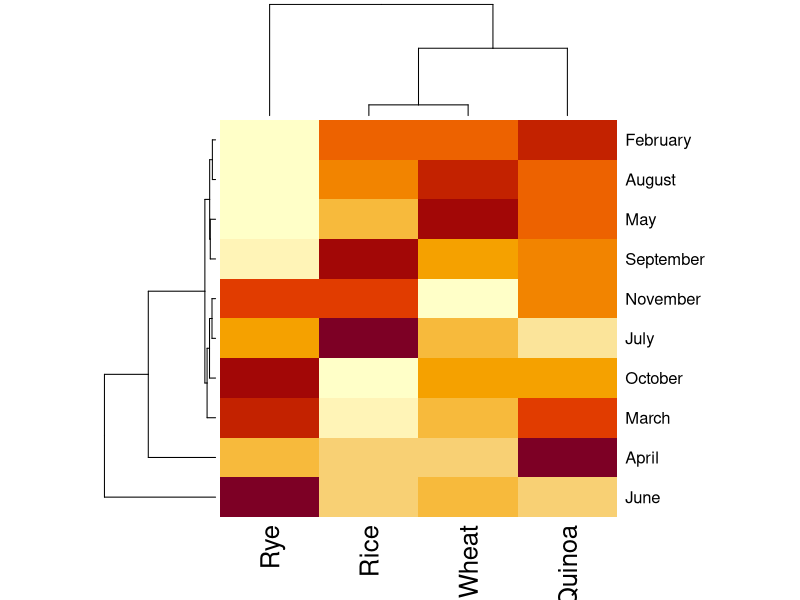
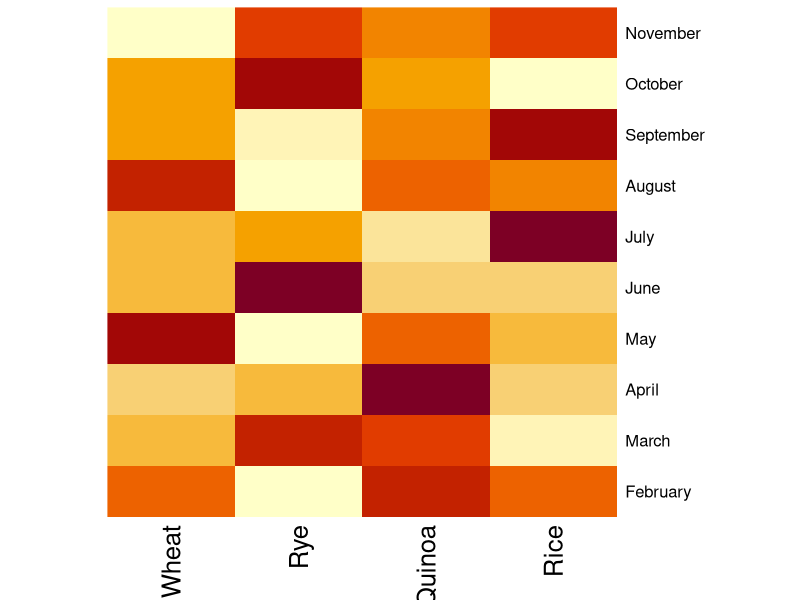
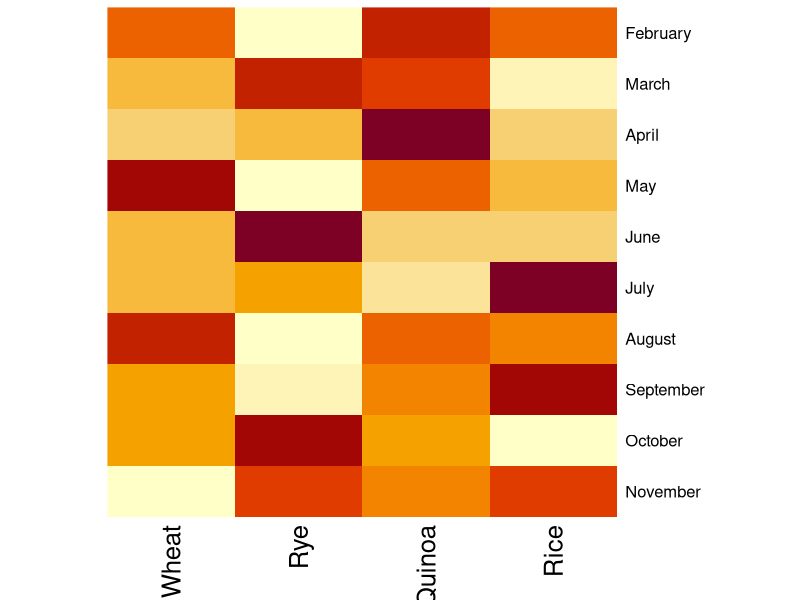
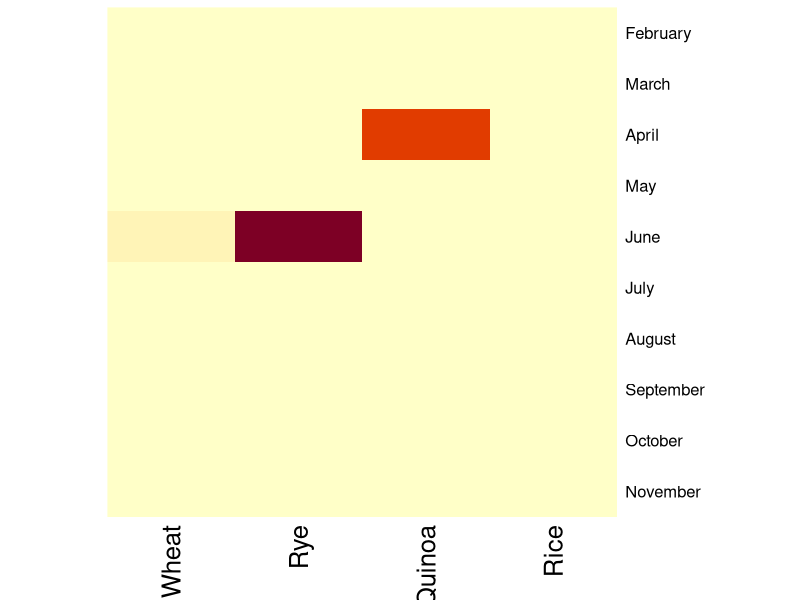
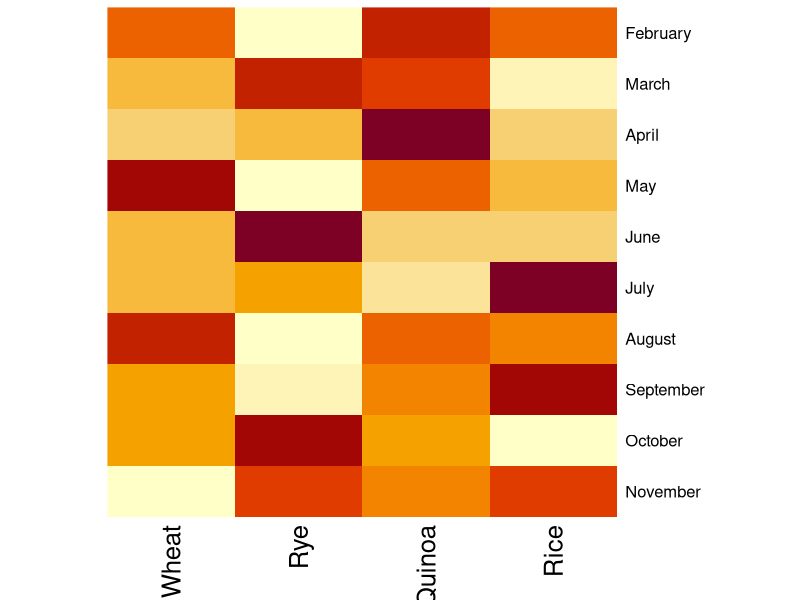
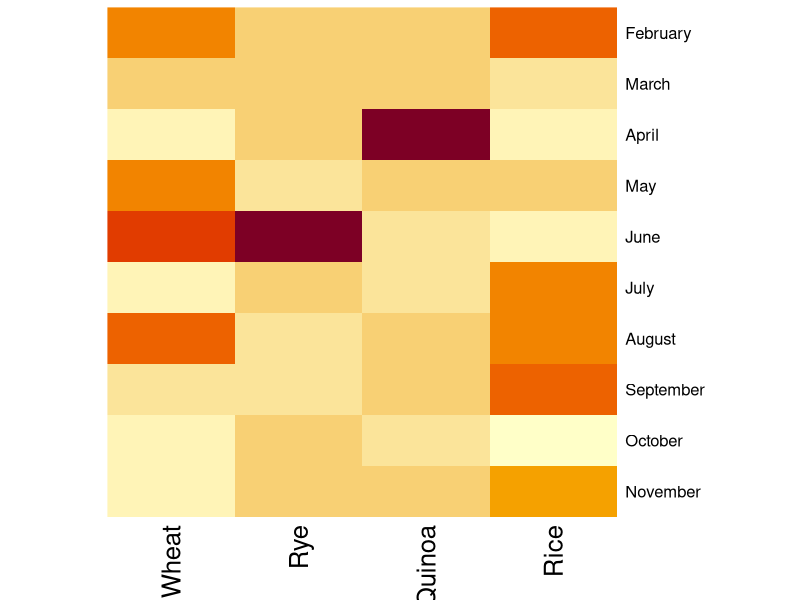
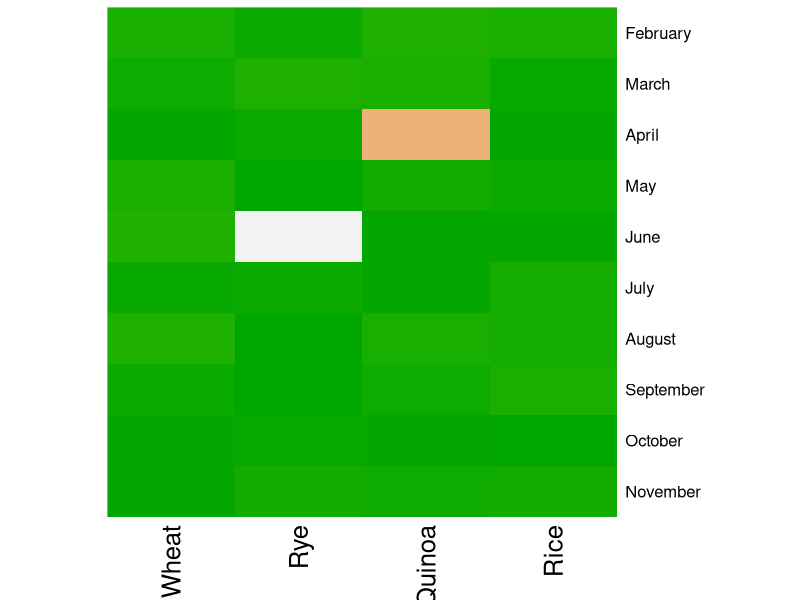
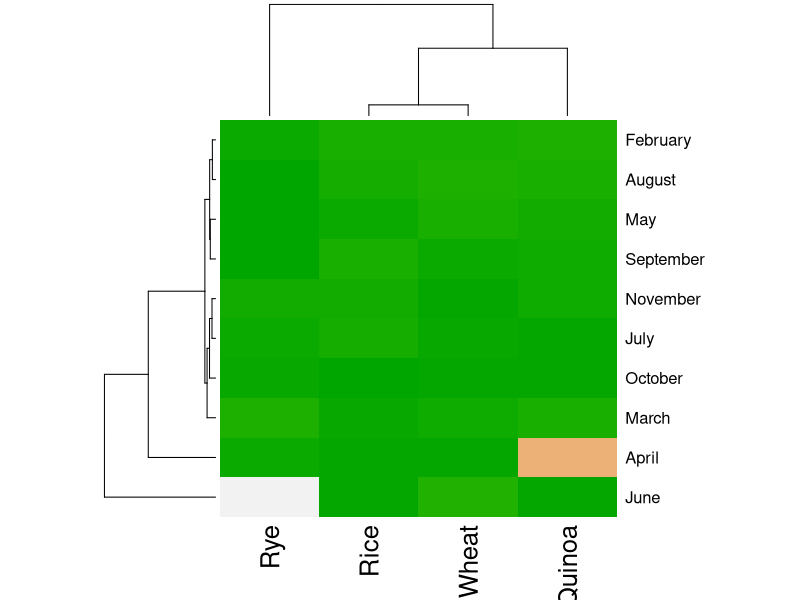

Recreate these plots in R, in order.
# Copyright Mark Niemann-Ross, 2019
# Author: Mark Niemann-Ross. mark.niemannross@gmail.com
# LinkedIn: https://www.linkedin.com/in/markniemannross/
# Github: https://github.com/mnr
# More Learning: http://niemannross.com/link/mnratlil
# Description: heatmap

# first concern about heatmap - data must be a numeric matrix

mySimpleData <- matrix(c(sample(1:10, 40, replace=TRUE)), nrow = 10)
mySimpleData[15] <- 100 # YIKES! an outlier!
mySimpleData[23] <- 75 # YIKES! an outlier!
mySimpleColNames <- c("Wheat", "Rye", "Quinoa", "Rice" )
dimnames(mySimpleData) <- list(c(month.name[2:11]), mySimpleColNames)

# the very basic heatmap
heatmap(mySimpleData) 
# rows and columns are grouped and a dendogram is shown

# use RowV and ColV = NA to suppress dendogram
heatmap(mySimpleData, Rowv = NA, Colv = NA) 

# months from top to bottom
heatmap(mySimpleData, Rowv = NA, Colv = NA, revC = TRUE) 

# scale = none keeps the color -> value consistent
# row/column scaled to mean of 0, stdDev = 1
heatmap(mySimpleData, Rowv = NA, Colv = NA, revC = TRUE, scale = "none") 
heatmap(mySimpleData, Rowv = NA, Colv = NA, revC = TRUE, scale = "row")
heatmap(mySimpleData, Rowv = NA, Colv = NA, revC = TRUE, scale = "column") 

# change the colors
heatmap(mySimpleData, 
        Rowv = NA, Colv = NA, revC = TRUE,
        scale = "none",
        col=terrain.colors(max(mySimpleData))
        ) 

heatmap(mySimpleData, 
        scale = "none",
        col=terrain.colors(max(mySimpleData))
) 
